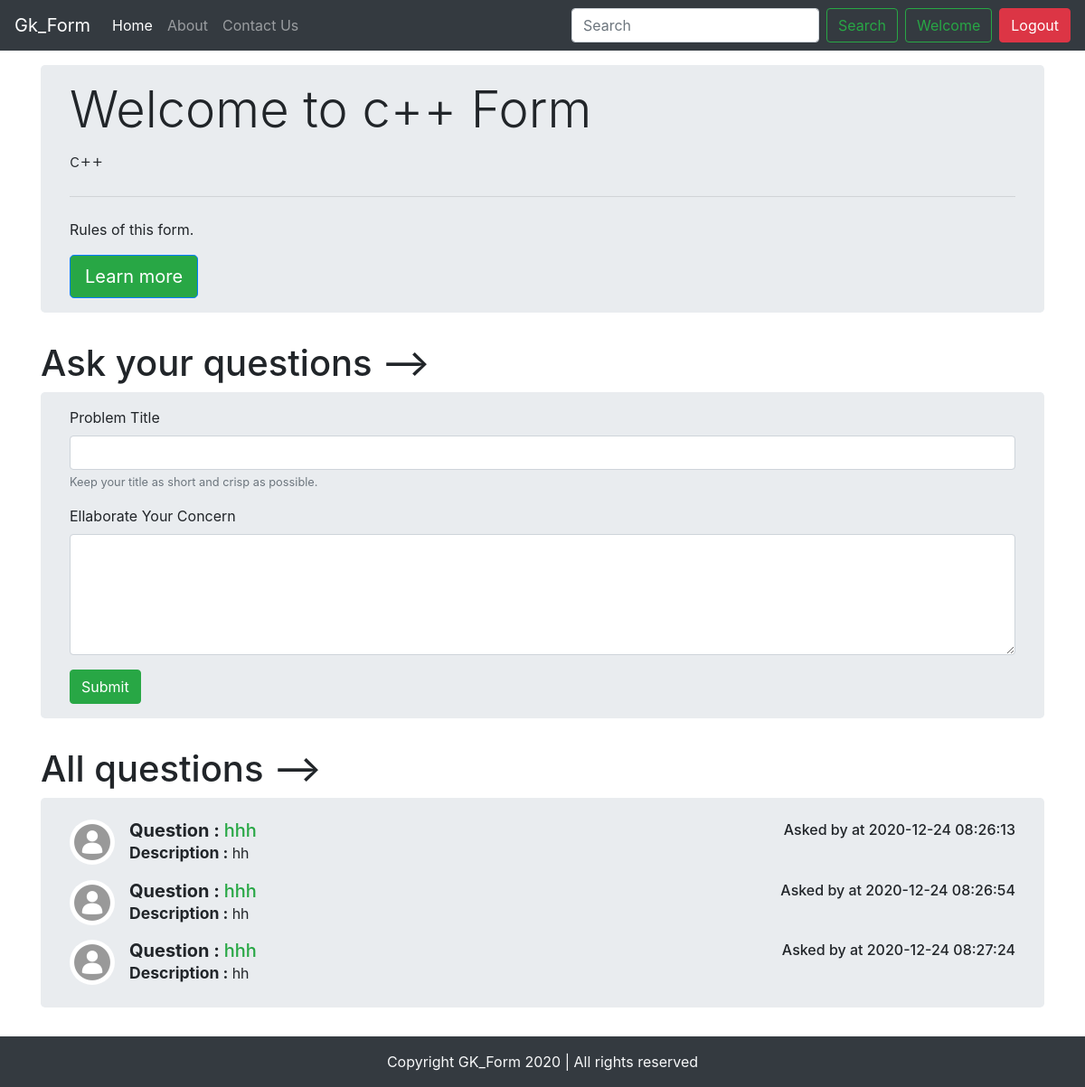
The app's page /threadlist.php?categoryid=1 (signed in) with its own data.
### tables this page shows
CREATE TABLE `categories` (
  `category_id` int(5) NOT NULL,
  `category_name` varchar(250) NOT NULL,
  `category_description` varchar(250) NOT NULL,
  `date_time` datetime NOT NULL DEFAULT current_timestamp()
);

CREATE TABLE `threads` (
  `thread_id` int(5) NOT NULL,
  `thread_title` varchar(250) NOT NULL,
  `thread_desc` varchar(250) NOT NULL,
  `thread_user_id` int(5) NOT NULL,
  `thread_cat_id` int(5) NOT NULL,
  `date_time` datetime NOT NULL DEFAULT current_timestamp()
);

### threadlist.php (the view, shortened to what this page needs)
<!doctype html>
<html lang="en">
<head>
    <link rel="stylesheet" href="https://stackpath.bootstrapcdn.com/bootstrap/4.5.0/css/bootstrap.min.css">
</head>
<body>
    <?php include "partials/_header.php" ?>
    <?php include "partials/_dbconnect.php" ?>
    <?php
    $cat_id = $_GET['categoryid'];
    $sql_query = "SELECT * FROM `categories` WHERE category_id=$cat_id";
    $result = mysqli_query($connection, $sql_query);
    while ($row = mysqli_fetch_assoc($result)) {
        $cat_name = $row['category_name'];
        $cat_desc = $row['category_description'];
    }
    ?>
    <div class="container my-3">
        <div class="jumbotron py-3">
            <h1 class="display-4">Welcome to <?php echo $cat_name; ?> Form</h1>
            <p class="lead"><?php echo $cat_desc; ?></p>
            <hr class="my-4">
            <p>Rules of this form.</p>
            <a class="btn btn-primary bg-success btn-lg" href="#" role="button">Learn more</a>
        </div>
    </div>
    <div class="container my-3">
        <h1 class="mb-2">Ask your questions --></h1>
        <?php
        if (isset($_SESSION['login']) && $_SESSION['login'] == true) {
            echo '<div class="jumbotron py-3">
                    <form action="' . $_SERVER["REQUEST_URI"] . '" method="post">
                        <div class="form-group">
                            <label for="title">Problem Title</label>
                            <input type="text" class="form-control" id="title" name="title" aria-describedby="titleHelp">
                            <small id="titleHelp" class="form-text text-muted">Keep your title as short and crisp as possible.</small>
                        </div>
                        <div class="form-group">
                            <label for="desc">Ellaborate Your Concern</label>
                            <textarea class="form-control" id="desc" name="desc" rows="5"></textarea>
                            <input type="hidden" name="sno" value="' .$_SESSION['sno']. '">
                        </div>
                        <button type="submit" class="btn btn-success">Submit</button>
                    </form>
                </div>';
        } else {
            echo '<div class="jumbotron py-3">
                        <h4>Please login for the start a disscussion --></h4>
                    </div>';
        }
        ?>
    </div>
    <div class="container my-3">
        <h1 class="mb-2">All questions --></h1>
        <div class="jumbotron py-3">
            <?php
            $id = $_GET['categoryid'];
            $sql_query = "SELECT * FROM `threads` WHERE thread_cat_id=$id";
            $result = mysqli_query($connection, $sql_query);
            while ($row = mysqli_fetch_assoc($result)) {
                $title = $row['thread_title'];
                $desc = $row['thread_desc'];
                $thread_id = $row['thread_id'];
                $comment_datetime = $row['date_time'];
                $thread_user_id=$row['thread_user_id'];
                $_sql_query="SELECT user_name FROM `users` WHERE s_no='$thread_user_id'";
                $_result=mysqli_query($connection,$_sql_query);
                $_row=mysqli_fetch_assoc($_result);
                echo '<div class="media py-2">
                        <img src="images/userimage.jpg" width="50dp" height="50dp" class="mr-3 rounded-circle" alt="...">
                        <div class="media-body">
                            <h5 class="mt-0 mb-0"><spam style="font-weight: bold">Question : </spam><a href="thread.php?threadid=' . $thread_id . '" class="text-success">' . $title . '</a></h5>
                                <spam style="font-weight: bold; font-size:1.1rem">Description : </spam>' . $desc . '
                        </div>
                        <h6>Asked by <spam style="font-weight: bold; font-size:1.1rem">'. $_row['user_name'].' </spam>at ' . $comment_datetime . '</h6>
                    </div>';
            }
            ?>
        </div>
    </div>
    <?php include "partials/_footer.php" ?>
</body>
</html>

### records on screen
categories: category_name "c++", category_description "c++"
threads: thread_title "hhh", thread_desc "hh", date_time "2020-12-24 08:26:13"
threads: thread_title "hhh", thread_desc "hh", date_time "2020-12-24 08:26:54"
threads: thread_title "hhh", thread_desc "hh", date_time "2020-12-24 08:27:24"
